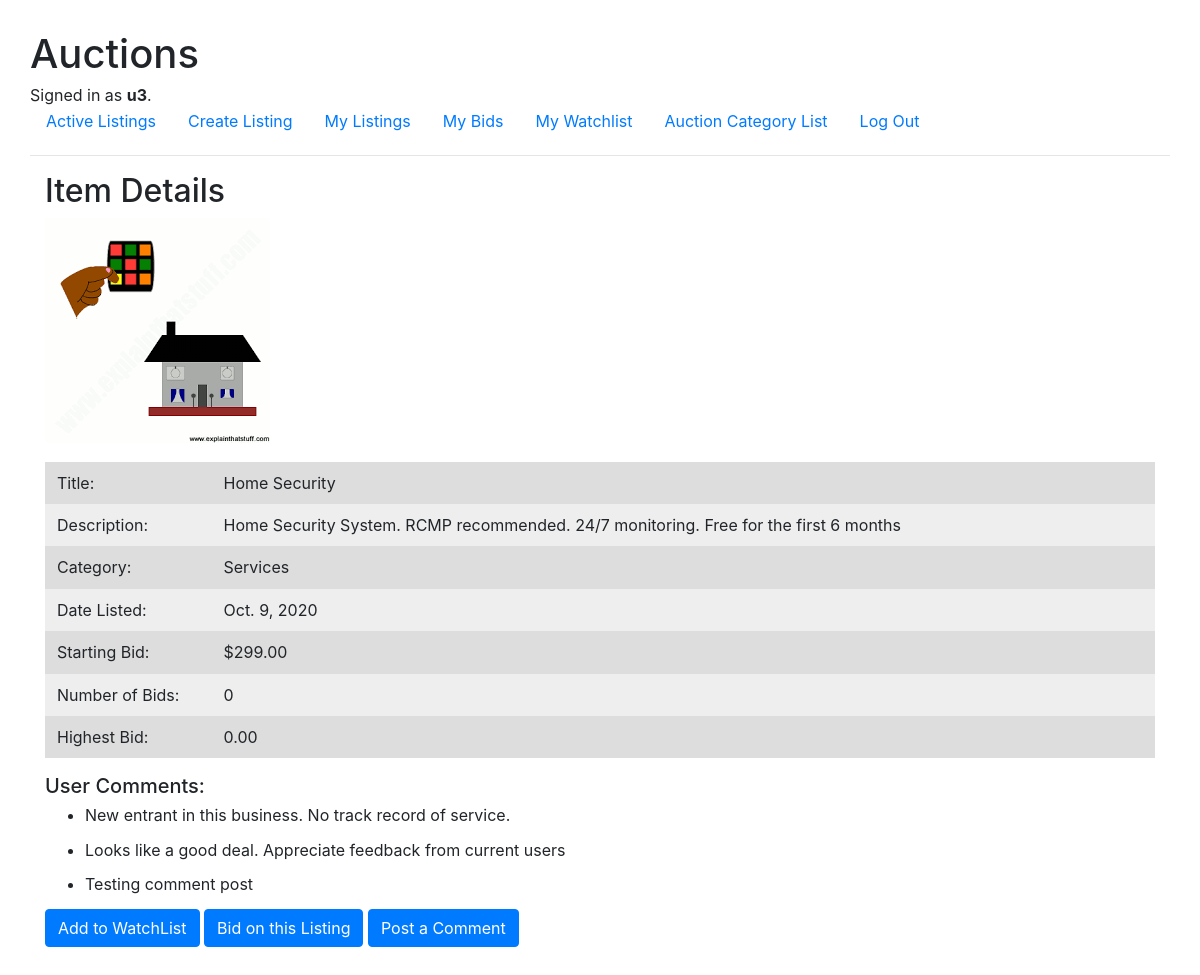
/5/ (signed in), run on the app's committed database.
### auctions/models.py (models this page shows, shortened)
class User(AbstractUser):
    pass

class Listing(models.Model):
    title = models.CharField(max_length=32)
    description = models.CharField(max_length=256)
    starting_bid = models.DecimalField(max_digits=7, decimal_places=2)
    category = models.CharField(max_length=32)
    date_listed = models.DateField(auto_now_add=True)
    active = models.BooleanField(default=True)
    user_id = models.ForeignKey(User, on_delete=models.CASCADE, related_name="sellers")
    image = models.URLField(max_length=256, blank=True)
    bid_count = models.IntegerField(default=0)
    max_bid = models.DecimalField(max_digits=7, decimal_places=2, default=0.00)

class Comment(models.Model):
    user_id = models.ForeignKey(User, on_delete=models.CASCADE)
    title_id = models.ForeignKey(Listing, on_delete=models.CASCADE)
    posting_date = models.DateField(auto_now_add=True)
    text = models.CharField(max_length=256)

### auctions/views.py (the view)
# urls.py: path('<int:pk>/', views.ListingDetailView.as_view(), name="detail"),
class ListingDetailView(DetailView):
    model = Listing
    context_object_name = "listing"
    def get_context_data(self, **kwargs):
        context = super(ListingDetailView, self).get_context_data(**kwargs)
        context['comments'] = util.get_comments(self.kwargs['pk'])
        if self.request.user.id is not None:
            if Watchlist.objects.filter(title_id=self.kwargs['pk'], user_id=self.request.user, active=True):
                context['on_watchlist'] = True
            else:
                context['on_watchlist'] = False
            context['my_bid'] = util.get_my_bid(self.kwargs['pk'], self.request.user)
        return context

### auctions/util.py (called while the page is built)
def get_comments(id):
    comments = Comment.objects.filter(title_id=id)
    return comments

def get_my_bid(t_id, u_id):
        my_bid = Bid.objects.filter(title_id=t_id, user_id=u_id)
        if my_bid:
            return my_bid[0]

### auctions/templates/auctions/listing_detail.html (shortened to what this page needs)
{% extends "auctions/layout.html" %}
{% block body %}
    <div class="container">
        <h2>Item Details</h2>
        <div class="images">
            <img src="{{ listing.image }}" alt="image">
        </div>
        <br>
        <table class="table table-borderless">
            <col style="width:15%">
            <col style="width:85%">
            <tr>
                <td>Title:</td>
                <td class="text-left">{{ listing.title }}</td>
            </tr>
            <tr>
                <td>Description:</td>
                <td class="text-left">{{ listing.description }}</td>
            </tr>
            <tr>
                <td>Category:</td>
                <td class="text-left">{{ listing.category }}</td>
            </tr>
            <tr>
                <td>Date Listed:</td>
                <td class="text-left">{{ listing.date_listed }}</td>
            </tr>
            <tr>
                <td>Starting Bid:</td>
                <td class="text-left">${{ listing.starting_bid }}</td>
            </tr>
            <tr>
                <td>Number of Bids:</td>
                <td>{{ listing.bid_count }}</td>
            </tr>
            <tr>
                <td>Highest Bid:</td>
                <td>
                    {% if listing.max_bid == None %}
                        Not Applicable
                    {% else %}
                        {{ listing.max_bid }}
                    {% endif %}
                </td>
            </tr>
        </table>
        <h5>User Comments:</h5>
        {% if comments %}
            {% for comment in comments %}
                <ul>
                    <li>{{ comment.text }}</li>
                </ul>
            {% endfor %}
        {% endif %}
        {% if user == listing.user_id %}
            <p><strong>This item is one of your listings</strong></p>
            {% if listing.max_bid == 0.00 %}
                <a class='btn btn-warning' href="{% url 'update' listing.pk %}">
                Update this Listing</a>
            {% else %}
                <p><strong>This lising has active bids. Updates are not permitted.</strong></p>
                <a class='btn btn-warning disabled' aria-disabled="true" href="{% url 'update' listing.pk %}">
                    Update this Listing</a>
            {% endif %}
            <a class='btn btn-danger' href="{% url 'close' listing.pk %}">
                Close this listiing</a>
        {% elif user.is_authenticated %}
            {% if on_watchlist == True %}
                <p><strong>This item is on your Watchlist</strong></p>
                <a class="btn btn-warning" href="{% url 'removewatchlist' listing.pk %}">
                    Remove from Watchlist</a>
            {% else %}
                <a class="btn btn-primary" href="{% url 'add2watchlist' pk=listing.pk %}">
                    Add to WatchList</a>
            {% endif %}
             <a class="btn btn-primary" href="{% url 'bid' pk=listing.pk %}">
                Bid on this Listing</a>
             <a class="btn btn-primary" href="{% url 'comment' pk=listing.pk %}">
                 Post a Comment</a>
        {% endif %}
    </div>
{% endblock %}

### auctions/templates/auctions/layout.html (shortened to what this page needs)
{% load static %}
<!DOCTYPE html>
<html lang="en">
    <head>
        <link rel="stylesheet" href="https://stackpath.bootstrapcdn.com/bootstrap/4.4.1/css/bootstrap.min.css">
        <link href="{% static 'auctions/styles.css' %}" rel="stylesheet">
    </head>
    <body>
        <h1>Auctions</h1>
        <div>
            {% if user.is_authenticated %}
                Signed in as <strong>{{ user.username }}</strong>.
            {% else %}
                Not signed in.
            {% endif %}
        </div>
        <ul class="nav">
            <li class="nav-item">
                <a class="nav-link" href="{% url 'index' %}">Active Listings</a>
            </li>
            {% if user.is_authenticated %}
                <li class="nav-item">
                    <a class="nav-link" href="{% url 'create' %}">Create Listing</a>
                </li>
                <li class="nav-item">
                    <a class="nav-link" href="{% url 'index' %}?user={{ user.username }}">My Listings</a>
                </li>
                <li class="nav-item">
                    <a class="nav-link" href="{% url 'bid' %}">My Bids</a>
                </li>
                <li class="nav-item">
                    <a class="nav-link" href="{% url 'watchlist' %}">My Watchlist</a>
                </li>
                <li class="nav-item">
                    <a class="nav-link" href="{% url 'categorylist' %}">Auction Category List</a>
                </li>
                <li class="nav-item">
                    <a class="nav-link" href="{% url 'logout' %}">Log Out</a>
                </li>
            {% endif %}
        </ul>
        <hr>
        {% block body %}
        {% endblock %}
    </body>
</html>

### auctions/static/auctions/styles.css (style rules this page uses)
html { font-family: Arial, sans-serif; margin: 20px; padding: 10px; font-size: 16px; }
body { line-height: 1.15; }
table { width: 75%; border-collapse: collapse; padding: 5px; }
th, td { padding: 2px; text-align: left; }
tr:nth-child(even) { background: #eee; }
tr:nth-child(odd) { background: #ddd; }
.images { display: flex; flex-wrap: wrap; }

### data on the page
User: username "u3"
Listing: image (picture), title "Home Security", description "Home Security System. RCMP recommended. 24/7 monitoring. Free for the first 6 months", category "Services", date_listed "Oct. 9, 2020", starting_bid "299.00", bid_count "0", max_bid "0.00"
Comment: text "New entrant in this business. No track record of service."
Comment: text "Looks like a good deal. Appreciate feedback from current users"
Comment: text "Testing comment post"
